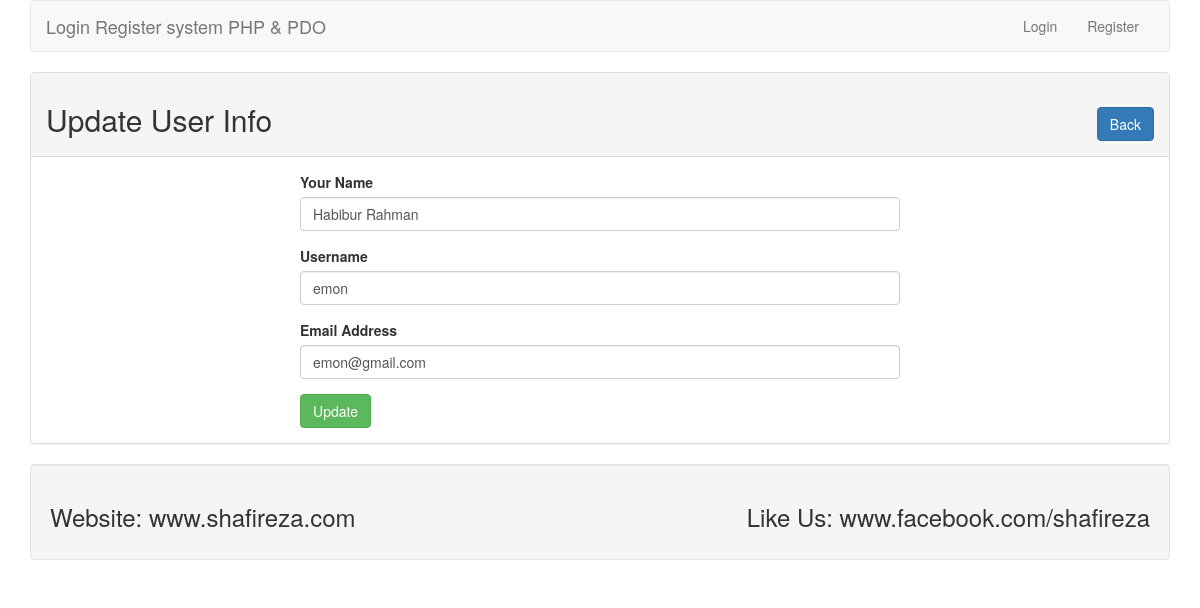
The page /update.php?id=3 on the database its author committed.
### tables this page shows
CREATE TABLE `tbl_user` (
  `id` int(11) NOT NULL,
  `name` varchar(255) NOT NULL,
  `username` varchar(255) NOT NULL,
  `email` varchar(255) NOT NULL,
  `password` varchar(255) NOT NULL
);

### lib/User.php (called while the page is built, shortened)
<?php
include 'Database.php';
class User
{
    private $db;
    public function __construct()
    {
        $this->db = new Database();
    }
    public function getUserById($userid){
        $sql = "SELECT * FROM tbl_user WHERE id = :id LIMIT 1";
        $query = $this->db->pdo->prepare($sql);
        $query->bindValue(':id', $userid);
        $query->execute();
        $result = $query->fetch(PDO::FETCH_OBJ);
        return $result;
    }
}

### lib/Database.php (called while the page is built)
<?php
class Database{
    private $hostdb="localhost";
    private $userdb="root";
    private $passdb="";
    private $namedb="db_lr";
    public $pdo;
    public function __construct()
    {
        if(!isset($this->pdo)){
            try{
                $link = new PDO("mysql:host=".$this->hostdb.";dbname=".$this->namedb,$this->userdb,$this->passdb);
                $link->setAttribute(PDO::ATTR_ERRMODE, PDO::ERRMODE_EXCEPTION);
                $link->exec("SET CHARACTER SET utf8");
                $this->pdo = $link;
            }catch(PDOException $e){
                die("Failed to connect with database".$e->getMessage());
            }
        }
    }
}
?>

### update.php (the view, shortened to what this page needs)
<?php
include "./Inc/header.php";
include "./lib/User.php";
?>
<?php
if (isset($_GET['id'])) {
    $userid = (int)$_GET['id'];
}
$user = new User();
?>
<div class="panel panel-default">
    <div class="panel-heading">
        <h2>Update User Info<span class="pull-right"><a class="btn btn-primary" href="index.php">Back</a></span></h2>
    </div>
    <div class="panel-body">
        <div style="max-width: 600px; margin:0 auto;">
            <?php
            $userdata = $user->getUserById($userid);
            if ($userdata) {
            ?>
                <form action="" method="POST">
                    <div class="form-group">
                        <label for="name">Your Name</label>
                        <input type="text" id="name" name="name" class="form-control" value="<?php echo $userdata->name; ?>" />
                    </div>
                    <div class="form-group">
                        <label for="username">Username</label>
                        <input type="text" id="username" name="username" class="form-control" value="<?php echo $userdata->username; ?>" />
                    </div>
                    <div class="form-group">
                        <label for="email">Email Address</label>
                        <input type="text" id="email" name="email" class="form-control" value="<?php echo $userdata->email; ?>" />
                    </div>
                    <button type="submit" name="update" class="btn btn-success">Update</button>
                </form>
            <?php } ?>
        </div>
    </div>
</div>
<?php include "./Inc/footer.php"; ?>

### rows shown on the page
tbl_user: name "Habibur Rahman", username "emon", email "emon@gmail.com"
